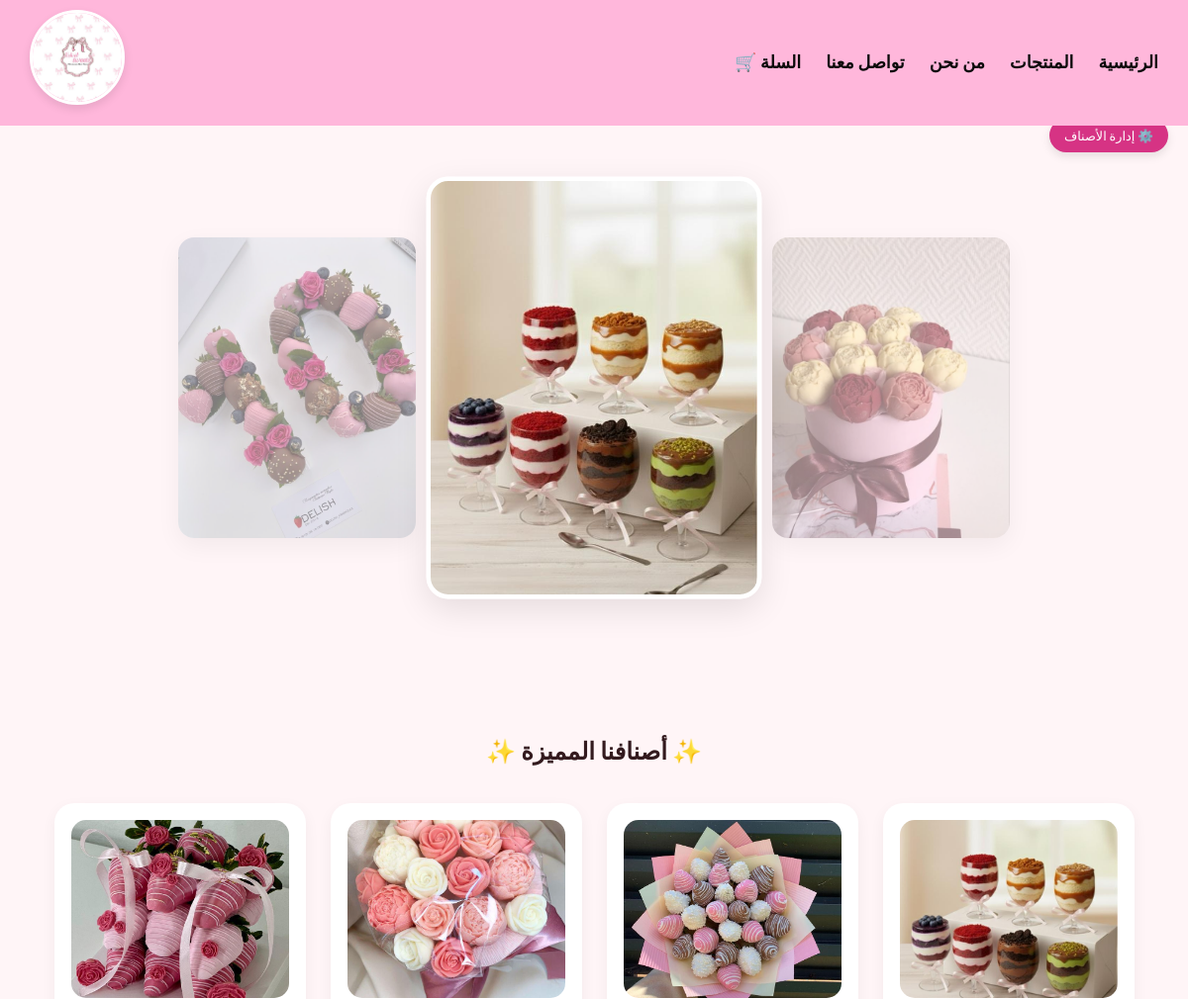
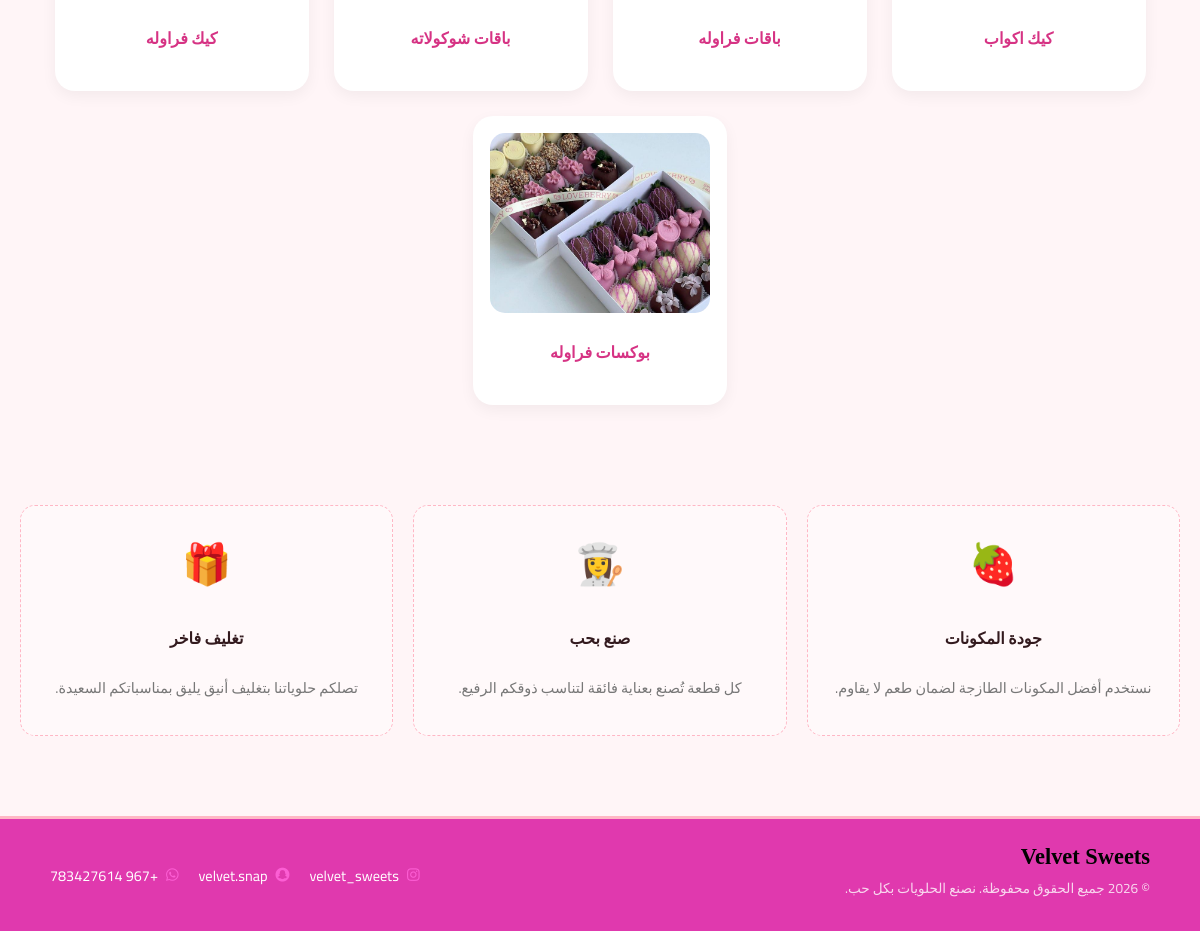
The page / on the database its author committed (2 pictures, top to bottom).
### tables this page shows
CREATE TABLE `categorys` (
  `category_ID` int(11) NOT NULL,
  `category_name` varchar(30) NOT NULL,
  `category_image` varchar(200) NOT NULL
);

### index.php (the view, shortened to what this page needs)
<?php
include 'db.php';
include 'header.php';
?>
<a href="manage_categories.php" class="admin-fast-link">⚙️ إدارة الأصناف</a>
<div class="slider-box">
    <div class="carousel-container">
        <div class="slide-item p1" style="background-image: url('images/nav34.jpeg');"></div>
        <div class="slide-item p2" style="background-image: url('images/nav11.jpeg');"></div>
        <div class="slide-item p3" style="background-image: url('images/nav28.jpeg');"></div>
    </div>
</div>
<div class="cat-section">
    <h2 style="color: #331a1e;"><span>✨ أصنافنا المميزة ✨</span></h2>
    <div class="cat-grid">
        <?php
        $cat_res = mysqli_query($conn, "SELECT * FROM categorys");
        if(mysqli_num_rows($cat_res) > 0) {
            while($cat = mysqli_fetch_assoc($cat_res)) {
                $c_name = $cat['category_name'];
                $c_id   = $cat['category_ID'];
                $c_img  = $cat['category_image'];
        ?>
            <a href="products.php?cat_id=<?php echo $c_id; ?>" class="cat-card">
                <img src="images/<?php echo $c_img; ?>"
                     onerror="this.src='images/logo.jpeg';">
                <h4 style="margin-top:15px; color:#d63384;"><?php echo $c_name; ?></h4>
            </a>
        <?php
            }
        } else {
            echo "<p style='color:#777;'>لا توجد أصناف حالياً، قم بإضافتها من لوحة الإدارة.</p>";
        }
        ?>
    </div>
</div>
<section class="features-section">
    <div class="feature-item">
        <span style="font-size: 2.5rem;">🍓</span>
        <h4 style="color: #331a1e;">جودة المكونات</h4>
        <p style="font-size: 0.9rem; color: #777;">نستخدم أفضل المكونات الطازجة لضمان طعم لا يقاوم.</p>
    </div>
    <div class="feature-item">
        <span style="font-size: 2.5rem;">👩‍🍳</span>
        <h4 style="color: #331a1e;">صنع بحب</h4>
        <p style="font-size: 0.9rem; color: #777;">كل قطعة تُصنع بعناية فائقة لتناسب ذوقكم الرفيع.</p>
    </div>
    <div class="feature-item">
        <span style="font-size: 2.5rem;">🎁</span>
        <h4 style="color: #331a1e;">تغليف فاخر</h4>
        <p style="font-size: 0.9rem; color: #777;">تصلكم حلوياتنا بتغليف أنيق يليق بمناسباتكم السعيدة.</p>
    </div>
</section>
<?php include 'footer.php'; ?>

### header.php (shortened to what this page needs)
<!DOCTYPE html>
<html lang="ar" dir="rtl">
<head>
    <link rel="stylesheet" href="https://cdnjs.cloudflare.com/ajax/libs/font-awesome/5.15.4/css/all.min.css">
</head>
<body>
<header class="custom-header">
    <div class="nav-wrapper">
        <div class="logo-box">
            <a href="index.php"><img src="images/logo.jpeg" alt="Logo"></a>
        </div>
        <ul class="nav-menu">
            <li><a href="index.php" class="nav-link">الرئيسية</a></li>
            <li><a href="products.php" class="nav-link">المنتجات</a></li>
            <li><a href="about.php" class="nav-link">من نحن</a></li>
            <li><a href="contact.php" class="nav-link">تواصل معنا</a></li>
            <li><a href="cart.php" class="nav-link">السلة 🛒</a></li>
        </ul>
    </div>
</header>

### footer.php
<footer style="background: #e039ae; color: white; padding: 25px 20px; margin-top: 40px; font-family: 'Cairo', sans-serif; border-top: 3px solid #ffb7c5;">
    <div style="max-width: 1100px; margin: auto; display: flex; justify-content: space-between; align-items: center; flex-wrap: wrap; gap: 20px;">
        <div style="flex: 1; min-width: 250px;">
            <h3 style="font-family: 'Pacifico', cursive; color: #020202; margin: 0; font-size: 1.4rem;">Velvet Sweets</h3>
            <p style="font-size: 0.85rem; opacity: 0.8; margin: 5px 0;">&copy; 2026 جميع الحقوق محفوظة. نصنع الحلويات بكل حب.</p>
        </div>
        <div style="display: flex; gap: 20px; flex-wrap: wrap;">
            <a href="#" style="color: white; text-decoration: none; display: flex; align-items: center; gap: 8px; font-size: 0.9rem;">
                <i class="fab fa-instagram" style="color: #fc5ed4;"></i> velvet_sweets
            </a>
            <a href="#" style="color: white; text-decoration: none; display: flex; align-items: center; gap: 8px; font-size: 0.9rem;">
                <i class="fab fa-snapchat" style="color: #fc5ed4;"></i> velvet.snap
            </a>
            <a href="#" style="color: white; text-decoration: none; display: flex; align-items: center; gap: 8px; font-size: 0.9rem;">
                <i class="fab fa-whatsapp" style="color: #fc5ed4;"></i> +967 783427614
            </a>
        </div>
    </div>
</footer>

### header.php (style rules this page uses)
:root { --main-pink: #d6679f; --text-dark: #0a0a0a; }
body { font-family: 'Cairo', sans-serif; margin: 0; }
.custom-header { background: #ffb7db; border-bottom: 2px solid #ffb7db; padding: 10px 0; position: sticky; top: 0; z-index: 9999; }
.nav-wrapper { display: flex; flex-direction: row-reverse; justify-content: space-between; align-items: center; max-width: 1200px; margin: 0 auto; padding: 0 30px; }
.logo-box img { height: 90px; width: 90px; border-radius: 50%; object-fit: cover; border: 3px solid white; box-shadow: 0 4px 10px rgba(0,0,0,0.1); }
.nav-menu { display: flex; gap: 25px; list-style: none; margin: 0; padding: 0; }
.nav-link { text-decoration: none; color: var(--text-dark); font-size: 1.1rem; font-weight: 700; transition: 0.3s; }

### index.php (style rules this page uses)
body { background-color: #fff5f7; margin: 0; font-family: 'Cairo', sans-serif; }
.admin-fast-link { position: absolute; top: 120px; right: 20px; background: #d63384; color: white; padding: 5px 15px; border-radius: 20px; text-decoration: none; font-size: 0.8rem; z-index: 100; box-shadow: 0 4px 10px rgba(0,0,0,0.1); }
.slider-box { perspective: 1000px; padding: 40px 0; overflow: hidden; height: 450px; position: relative; }
.carousel-container { display: flex; justify-content: center; align-items: center; position: relative; height: 100%; }
.slide-item { width: 300px; height: 380px; border-radius: 20px; background-size: cover; background-position: center; position: absolute; transition: 0.8s ease-in-out; box-shadow: 0 10px 30px rgba(0,0,0,0.1); }
.p1 { transform: translateX(-300px) scale(0.8); z-index: 1; opacity: 0.5; }
.p2 { transform: translateX(0) scale(1.1); z-index: 3; opacity: 1; border: 4px solid #fff; }
.p3 { transform: translateX(300px) scale(0.8); z-index: 1; opacity: 0.5; }
.cat-section { padding: 60px 20px; text-align: center; }
.cat-grid { display: flex; flex-wrap: wrap; justify-content: center; gap: 25px; margin-top: 30px; }
.cat-card { width: 220px; text-decoration: none; color: #333; background: #fff; padding: 15px; border-radius: 20px; box-shadow: 0 5px 15px rgba(0,0,0,0.05); transition: 0.3s; border: 2px solid transparent; }
.cat-card img { width: 100%; height: 180px; border-radius: 15px; object-fit: cover; }
.features-section { display: grid; grid-template-columns: repeat(auto-fit, minmax(250px, 1fr)); gap: 20px; padding: 40px 20px; text-align: center; background: transparent; direction: rtl; }
.feature-item { padding: 20px; border: 1px dashed #ffb7c5; border-radius: 15px; background: rgba(255, 255, 255, 0.4); }

### rows shown on the page
categorys: category_image (picture), category_name "كيك اكواب"
categorys: category_image (picture), category_name "باقات فراوله"
categorys: category_image (picture), category_name "باقات شوكولاته"
categorys: category_image (picture), category_name "كيك فراوله"
categorys: category_image (picture), category_name "بوكسات فراوله"
